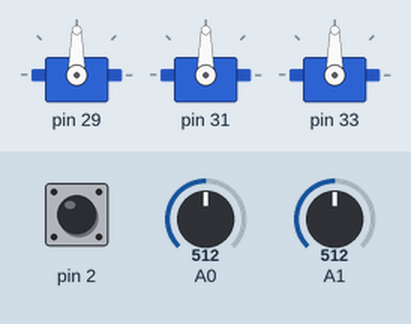
This sketch was run on a simulated Arduino Mega 2560, built with avr-gcc and run on an emulated ATmega2560. Parts: 3 × servo. The test bench sets the inputs (shaded band); at power-on: A0 = 512, A1 = 512, pin 2 HIGH. What the sketch prints to the serial monitor is not drawn.

Above: at 1.2 s.
1.3 s: A0 set to 620
At 2.0 s:
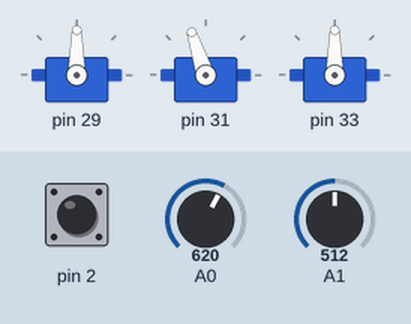
2.8 s: A1 set to 5
At 3.1 s:
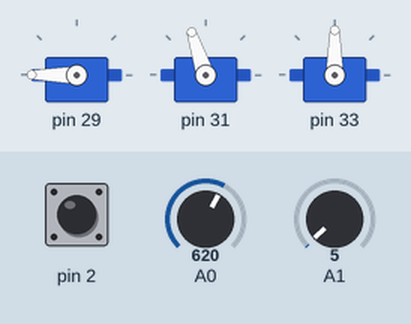
4.3 s: A1 set to 25
At 5.5 s:
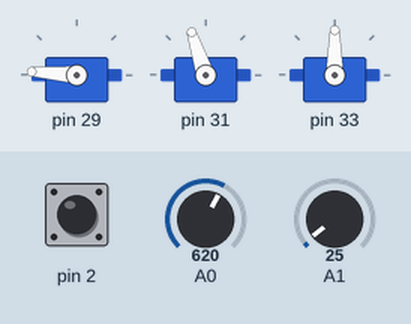
5.8 s: A0 set to 716
At 6.6 s:
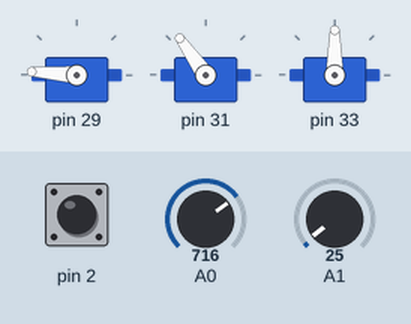
7.3 s: A1 set to 0
At 7.7 s:
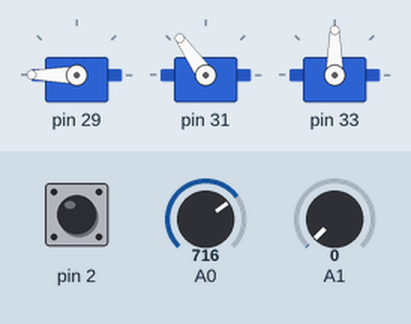
8.8 s: A0 set to 1023
At 10.1 s:
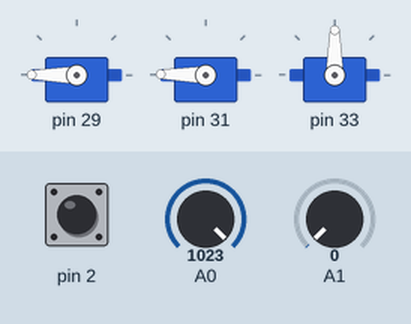
Timing chart, 0 to 11.3 s (numbered marks = the images above; inputs shaded):
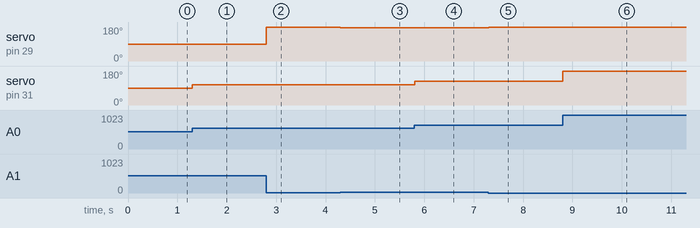

Measured:
- after the input at 1.3 s, servo on pin 31: 90° → 108° at once
- after the input at 2.8 s, servo on pin 29: 90° → 180° at once
- after the input at 4.3 s, servo on pin 29: 180° → 176° at once
- after the input at 5.8 s, servo on pin 31: 108° → 125° at once
- after the input at 7.3 s, servo on pin 29: 176° → 180° at once
- after the input at 8.8 s, servo on pin 31: 125° → 179° at once

The sketch:

Hexapod_v0.1.ino
```cpp
//include "move_lib.h"
//
//#define DEF_DEBUG
//
////***********************************************************************
//// Constant Declarations
////***********************************************************************
////12V Battery analog voltage input port
//#define BATT_VOLTAGE 0
//
//PS2X ps2x;              //PS2 gamepad controller
////gamepad port definitions
//#define PS2_DAT 2
//#define PS2_ATT 3
//#define PS2_CMD 4
//#define PS2_CLK 5
//const int RUMBLE = true;
//const int PRESSURES = false;
//
//int gamepad_error;                    //gamepad variables
//byte gamepad_type;
//byte gamepad_vibrate;
//
////***********************************************************************
//// Variable Declarations
////***********************************************************************
//unsigned long currentTime;            //frame timer variables
//unsigned long previousTime;
//
//int batt_voltage;
//int batt_voltage_index;
//int batt_voltage_array[50];
//long batt_voltage_sum;
//
////***********************************************************************
//// Object Declarations
////***********************************************************************
//
////***********************************************************************
//// Process gamepad controller inputs
////***********************************************************************
//void process_gamepad() {
//  if (ps2x.ButtonPressed(PSB_PAD_DOWN)) {  //stop & select gait tripod
//    mode = wm_default;
//    gait = ga_tripod;
//    reset_position = true;
//  }
//  if (ps2x.ButtonPressed(PSB_PAD_LEFT)) {  //stop & select gait wave
//    mode = wm_default;
//    gait = ga_wave;
//    reset_position = true;
//  }
//  if (ps2x.ButtonPressed(PSB_PAD_UP))   { //stop & select gait ripple
//    mode = wm_default;
//    gait = ga_ripple;
//    reset_position = true;
//  }
//  if (ps2x.ButtonPressed(PSB_PAD_RIGHT)) { //stop & select gait tetrapod
//    mode = wm_default;
//    gait = ga_tetrapod;
//    reset_position = true;
//  }
//#ifdef DEF_LEDS
//  if (mode == wm_default) {                          //display selected gait on LEDs if button held
//    if (batt_LEDs > 3)
//      gait_LED_color = 0; //display gait using red LEDs if battery strong
//    else
//      gait_LED_color = 1;              //display gait using green LEDs if battery weak
//    if (ps2x.Button(PSB_PAD_DOWN))  //display gait 0
//      LED_Bar(gait_LED_color, 1);
//    if (ps2x.Button(PSB_PAD_LEFT))  //display gait 1
//      LED_Bar(gait_LED_color, 2);
//    if (ps2x.Button(PSB_PAD_UP))    //display gait 2
//      LED_Bar(gait_LED_color, 3);
//    if (ps2x.Button(PSB_PAD_RIGHT)) //display gait 3
//      LED_Bar(gait_LED_color, 4);
//  }
//#endif
//  //vibrate controller if walk button held
//  gamepad_vibrate = ps2x.Button(PSB_TRIANGLE) ? 64 : 0;
//
//  if (ps2x.ButtonPressed(PSB_TRIANGLE)) {   //select walk mode
//    mode = wm_select;
//    reset_position = true;
//  }
//  if (ps2x.ButtonPressed(PSB_SQUARE)) {     //control x-y-z with joysticks mode
//    mode = wm_xyz;
//    reset_position = true;
//  }
//  if (ps2x.ButtonPressed(PSB_CIRCLE)) {     //control y-p-r with joysticks mode
//    mode = wm_ypr;
//    reset_position = true;
//  }
//  if (ps2x.ButtonPressed(PSB_CROSS)) {     //one leg lift mode
//    mode = wm_one_leg;
//    reset_position = true;
//  }
//  if (ps2x.ButtonPressed(PSB_START)) {     //change gait speed
//    gait_speed = !gait_speed;
//  }
//#ifdef DEF_LEDS
//  if (ps2x.Button(PSB_START)) {             //display gait speed on LEDs if button held
//    //use red LEDs for slow
//    //use green LEDs for fast
//    LED_Bar(!gait_speed, 8);
//  }
//#endif
//  if (ps2x.ButtonPressed(PSB_SELECT)) {     //set all servos to 90 degrees for calibration
//    mode = wm_90_deg;
//  }
//  if ((ps2x.ButtonPressed(PSB_L1)) || (ps2x.ButtonPressed(PSB_R1))) {
//    //capture offsets in translate, rotate, and translate/rotate modes
//    capture_offsets = true;
//  }
//  if ((ps2x.ButtonPressed(PSB_L2)) || (ps2x.ButtonPressed(PSB_R2))) {
//    move_lib_reset_offset();
//    leg1_IK_control = true;               //reset leg lift first pass flags
//    leg6_IK_control = true;
//    step_height_multiplier = 1.0;         //reset step height multiplier
//  }
//}
//
//
////***********************************************************************
//// Battery monitor routine
//// Note: my hexapod uses a 3S LiPo battery
//// (fully charged = 12.6V, nominal = 11.4V, discharged = 10.2V)
////***********************************************************************
//void battery_monitor() {
//  //update voltage sum (remove oldest value and insert new value into array)
//  batt_voltage_sum -= batt_voltage_array[batt_voltage_index];
//  //scale voltage reading to 0 to 14.97V (slight recalibration due to resistor tolerances)
//  batt_voltage_array[batt_voltage_index] = map(analogRead(BATT_VOLTAGE), 0, 1023, 0, 1497);
//  batt_voltage_sum += batt_voltage_array[batt_voltage_index];
//  batt_voltage_index++;
//  if (batt_voltage_index > 49)
//    batt_voltage_index = 0;
//
//  //compute average battery voltage over the 50 samples
//  batt_voltage = batt_voltage_sum / 50;
//
//#ifdef DEF_LEDS
//  //remap battery voltage for display on the LEDs
//  //minimum = 10.2V, maximum (full) = 12.3V
//  batt_LEDs = map(constrain(batt_voltage, 1020, 1230), 1020, 1230, 1, 8);
//  if (batt_LEDs > 3)
//    LED_Bar(1, batt_LEDs); //display green if voltage >= 11.40V
//  else
//    LED_Bar(0, batt_LEDs);             //display red if voltage < 11.40V
//#endif
//}
//
////***********************************************************************
//// Print Debug Data
////***********************************************************************
//void print_debug() {
//#ifdef DEF_DEBUG
//  //output IK data
//  Serial.print("tc:");
//   Serial.print(int(theta_coxa));
//   Serial.print(",tf:");
//   Serial.print(int(theta_femur));
//   Serial.print(",tt:");
//   Serial.print(int(theta_tibia));
//   Serial.print("; x:");
//  //output XYZ coordinates for all legs
//   for(cur_leg=0; cur_leg<LEG_NUM; cur_leg++)
//   {
//     Serial.print(int(current_[cur_leg].x));
//     if(cur_leg<5) Serial.print(",");
//   }
//   Serial.print("  y:");
//   for(cur_leg=0; cur_leg<LEG_NUM; cur_leg++)
//   {
//     Serial.print(int(current_[cur_leg].y));
//     if(cur_leg<5) Serial.print(",");
//   }
//   Serial.print("  z:");
//   for(cur_leg=0; cur_leg<LEG_NUM; cur_leg++)
//   {
//     Serial.print(int(current_[cur_leg].z));
//     if(cur_leg<5) Serial.print(",");
//   }
//   Serial.print("  time:");
//#endif
//
//  //display elapsed frame time (ms) and battery voltage (V)
//  currentTime = millis();
//  Serial.print(currentTime - previousTime);
//  // Serial.print(",");
//  // Serial.print(float(batt_voltage) / 100.0);
//  Serial.print("\r");
//}
//
//
////***********************************************************************
//// Initialization Routine
////***********************************************************************
//void setup() {
//  previousTime = currentTime = millis();
//  //start serial
//  Serial.begin(115200);
//
//  //attach servos
//  leg_init();
//
//  //connect the gamepad
//  gamepad_error = ps2x.config_gamepad(PS2_CLK, PS2_CMD, PS2_ATT, PS2_DAT, PRESSURES, RUMBLE);
//  if (gamepad_error == 0)
//    Serial.println("Controller attached");
//  else if (gamepad_error == 1)
//    Serial.println("No controller found");
//  else if (gamepad_error == 2)
//    Serial.println("Controller found but not accepting commands");
//  else if (gamepad_error == 3)
//    Serial.println("Controller refusing to enter Pressures mode");
//
//  //verify the gamepad type
//  gamepad_type = ps2x.readType();
//  if (gamepad_type == 0)
//    Serial.println("Unknown Controller type found");
//  else if (gamepad_type == 1)
//    Serial.println("DualShock Controller found");
//  else if (gamepad_type == 2)
//    Serial.println("GuitarHero Controller found");
//  else if (gamepad_type == 3)
//    Serial.println("Wireless Sony DualShock Controller found");
//
//  //turn off gamepad vibration
//  gamepad_vibrate = 0;
//
//#ifdef DEF_LEDS
//  //set up LED pins as outputs
//  for (int i = 0; i < 8; i++) {
//    pinMode((RED_LED1 + (4 * i)), OUTPUT);
//    pinMode((GREEN_LED1 + (4 * i)), OUTPUT);
//  }
//#endif
//
//  //set up battery monitor average array
//  for (batt_voltage_index = 0; batt_voltage_index < 50; batt_voltage_index++)
//    batt_voltage_array[batt_voltage_index] = 0;
//  batt_voltage_sum = 0;
//  batt_voltage_index = 0;
//
//  move_lib_init();
//  Serial.println("BOOT OK");
//}
//
//
////***********************************************************************
//// Main Program
////***********************************************************************
//void loop() {
//  //set up frame time
//  currentTime = millis();
//  if ((currentTime - previousTime) < FRAME_TIME_MS)
//    return;
//  previousTime = currentTime;
//
//  //exit if no controller found or GuitarHero controller
//  if ((gamepad_error == 1) || (gamepad_type == 2)) {
//    // Serial.print ("Invalid Controller!");
//    // mode = wm_90_deg;
//    // return;
//  } else {
//    //read controller and process inputs
//    ps2x.read_gamepad(false, gamepad_vibrate);
//    process_gamepad();
//  }
//  //reset legs to home position when commanded
//  if (reset_position) {
//    move_lib_reset_current();
//    reset_position = false;
//  }
//
//  //position legs using IK calculations - unless set all to 90 degrees mode
//  if (mode < wm_90_deg) {
//    for (cur_leg = 0; cur_leg < LEG_NUM; cur_leg++)
//      leg_IK(cur_leg,
//        current_[cur_leg].x + offset_[cur_leg].x + 50,
//        current_[cur_leg].y + offset_[cur_leg].y,
//        current_[cur_leg].z + offset_[cur_leg].z);
//  }
//  //reset leg lift first pass flags if needed
//  if (mode != wm_one_leg) {
//    leg1_IK_control = true;
//    leg6_IK_control = true;
//  }
//
//  // battery_monitor();                        //battery monitor and output to LEDs
//  print_debug();                            //print debug data
//
//  //process modes (mode 0 is default 'home idle' do-nothing mode)
//  switch (mode){
//    case wm_select: {                           //walking mode
//      v3i iinp = {
//        x:map(ps2x.Analog(PSS_RY), 0, 255, 127, -127),
//        y:map(ps2x.Analog(PSS_RX), 0, 255, -127, 127),
//        z:map(ps2x.Analog(PSS_LX), 0, 255, 127, -127)
//      };
//      switch (gait){
//        case ga_tripod:   tripod_gait(iinp);    break;   //walk using gait tripod
//        case ga_wave:     wave_gait(iinp);      break;   //walk using gait wave
//        case ga_ripple:   ripple_gait(iinp);    break;   //walk using gait ripple
//        case ga_tetrapod: tetrapod_gait(iinp);  break;   //walk using gait tetrapod
//      }
//      break;
//    }
//    case wm_xyz: {        //joystick control x-y-z mode
//      translate_control( {
//          x:ps2x.Analog(PSS_RY),
//          y:ps2x.Analog(PSS_RX),
//          z:ps2x.Analog(PSS_LY)
//        });
//      break;
//    }
//    case wm_ypr: {        //joystick control y-p-r mode
//      rotate_control( {
//          x:ps2x.Analog(PSS_RX),
//          y:ps2x.Analog(PSS_RY),
//          z:ps2x.Analog(PSS_LX)
//        }, ps2x.Analog(PSS_LY));
//      break;
//    }
//    case wm_one_leg: {    //one leg lift mode
//      one_leg_lift( {
//          x:ps2x.Analog(PSS_RX),
//          y:ps2x.Analog(PSS_RY),
//          z:ps2x.Analog(PSS_LX)
//        }, ps2x.Analog(PSS_LY));
//      break;
//    }
//    case wm_90_deg: {     //set all servos to 90 degrees mode
//      set_all_90();
//      break;
//    }
//    case wm_default:{
//      wave_gait({x:100, y:100, z:100});
//      break;
//    }
//  }
//
//}
#include <Servo.h>

#define SERVO_MIN 610
#define SERVO_MAX 2400
Servo myservo[3];

int axis[2];
bool SW;

void updateinput() {
  axis[0] = analogRead(A0);
  axis[1] = analogRead(A1);
  SW = !digitalRead(2);
}

void setup() {
  Serial.begin(115200);
  pinMode(2, INPUT_PULLUP);
  myservo[0].attach(29);//, SERVO_MIN, SERVO_MAX);
  myservo[1].attach(31);//, SERVO_MIN, SERVO_MAX);
  myservo[2].attach(33);//, SERVO_MIN, SERVO_MAX);
  Serial.print("BOOT ok\n");
}

void loop() {
  updateinput();
  //  Serial.print("A0:");
  Serial.print(axis[0]);
  Serial.print(", ");
  Serial.print(axis[1]);
  Serial.print(", ");
  Serial.print(SW);
  Serial.print("\n");
  myservo[1].write(map(axis[0], 0, 1024, 0, 180));
  myservo[0].write(map(axis[1], 0, 1024, 180, 0));

  delay(1);
}
```

hw_spec.cpp
```cpp
#include "hw_spec.h"

void leg_init() {
    for (int i = 0; i < LEG_NUM; i++)  {
        legs[i].SCOXA.attach( legs[i].COXA,  SERVO_MIN, SERVO_MAX);
        legs[i].SFEMUR.attach(legs[i].FEMUR, SERVO_MIN, SERVO_MAX);
        legs[i].STIBIA.attach(legs[i].TIBIA, SERVO_MIN, SERVO_MAX);
    }
}
```

hw_spec.h
```cpp
#ifndef _HW_SPEC_H_
#define _HW_SPEC_H_

// #include <arduino.h>
#include <Servo.h>

typedef struct {
  float x,y,z;
} v3f;
typedef struct {
  int x,y,z;
} v3i;

#define LEG_NUM 6
#define SERVO_MIN 610
#define SERVO_MAX 2400

  //leg part lengths
#define COXA_LENGTH 51
#define FEMUR_LENGTH 65
#define TIBIA_LENGTH 121

//enum legname {
//  lCOXA = 0,
//  lFEMUR = 1,
//  lTIBIA = 2
//};

typedef struct {
  int COXA, FEMUR, TIBIA;
  Servo SCOXA, SFEMUR, STIBIA;
} hexaleg;

//translate and rotate travel limit constant
#define TRAVEL 30

const long A12DEG = 209440;           //12 degrees in radians x 1,000,000
const long A30DEG = 523599;           //30 degrees in radians x 1,000,000

const int FRAME_TIME_MS = 20;         //frame time (20msec = 50Hz)

static hexaleg legs[LEG_NUM] = { //servo port definitions
  {COXA: 31, FEMUR: 29, TIBIA: 27}, // 0
  {COXA: 30, FEMUR: 28, TIBIA: 26}, // 1
  {COXA: 25, FEMUR: 23, TIBIA: 21}, // 2
  {COXA: 24, FEMUR: 22, TIBIA: 20}, // 3
  {COXA: 19, FEMUR: 17, TIBIA: 15}, // 4
  {COXA: 18, FEMUR: 16, TIBIA: 14}  // 5
};

const v3f leg_home[LEG_NUM] = { //coxa-to-toe home positions
  {x: 82.0, y: 82.0,  z:-80.0},  // 0
  {x: 0.0,  y: 116.0, z:-80.0},  // 1
  {x:-82.0, y: 82.0,  z:-80.0},  // 2
  {x:-82.0, y:-82.0,  z:-80.0},  // 3
  {x: 0.0,  y:-116.0, z:-80.0},  // 4
  {x: 82.0, y:-82.0,  z:-80.0}   // 5
};

const v3f leg_base[LEG_NUM] = { //body center-to-coxa servo distances
  {x: 110.4,  y: 58.4,  z: 0.0},  // 0
  {x: 0.0,    y: 90.8,  z: 0.0},  // 1
  {x:-110.4,  y: 58.4,  z: 0.0},  // 2
  {x:-110.4,  y:-58.4,  z: 0.0},  // 3
  {x: 0.0,    y: 90.8,  z: 0.0},  // 4
  {x: 110.4,  y:-58.4,  z: 0.0}   // 5
};

static const int COXA_CAL[LEG_NUM]  = {0, 0, 0, 0, 0, 0};                       //servo calibration constants
static const int FEMUR_CAL[LEG_NUM] = {0, 0, 0, 0, 0, 0};
static const int TIBIA_CAL[LEG_NUM] = {0, 0, 0, 0, 0, 0};

void leg_init();

#endif //_HW_SPEC_H_
```

move_lib.h
```cpp
#ifndef _MOVE_LIB_H_
#define _MOVE_LIB_H_
#include <math.h>
#include <arduino.h>

// #define DEF_LEDS

#include "hw_spec.h"

#ifdef DEF_LEDS
static int gait_LED_color;
static int batt_LEDs;                        //battery monitor variables
static int z_height_LED_color;
void LED_Bar(int LED_color, int LED_count);
#endif

typedef enum {
  wm_default,
  wm_select,
  wm_xyz,
  wm_ypr,
  wm_one_leg,
  wm_90_deg
} en_walk_mode;

typedef enum {
  ga_tripod,
  ga_wave,
  ga_ripple,
  ga_tetrapod
} en_gait;

static int cur_leg;
static en_walk_mode mode;
static en_gait gait;
static bool gait_speed;
static bool leg1_IK_control, leg6_IK_control; //leg lift mode variables
static bool reset_position;
static bool capture_offsets;
static v3f offset_[LEG_NUM];
static v3f current_[LEG_NUM];
static float step_height_multiplier;

static float theta_tibia, theta_femur, theta_coxa;

void move_lib_init();
void move_lib_reset_current();
void move_lib_reset_offset();

void compute_amplitudes(int l_num);
void compute_strides();

void set_all_90();                      //set all servos to 90 degrees mode
void tripod_gait(v3i inp);             //walk using gait 0
void wave_gait(v3i inp);               //walk using gait 1
void ripple_gait(v3i inp);             //walk using gait 2
void tetrapod_gait(v3i inp);           //walk using gait 3
void translate_control(v3i inp);       //joystick control x-y-z mode
void rotate_control(v3i inp, int ext);          //joystick control y-p-r mode
void one_leg_lift(v3i inp, int ext);            //one leg lift mode

void leg_IK(int cur_legber, float X, float Y, float Z);

#endif
```

Source omitted: move_lib.cpp (25829 bytes)
